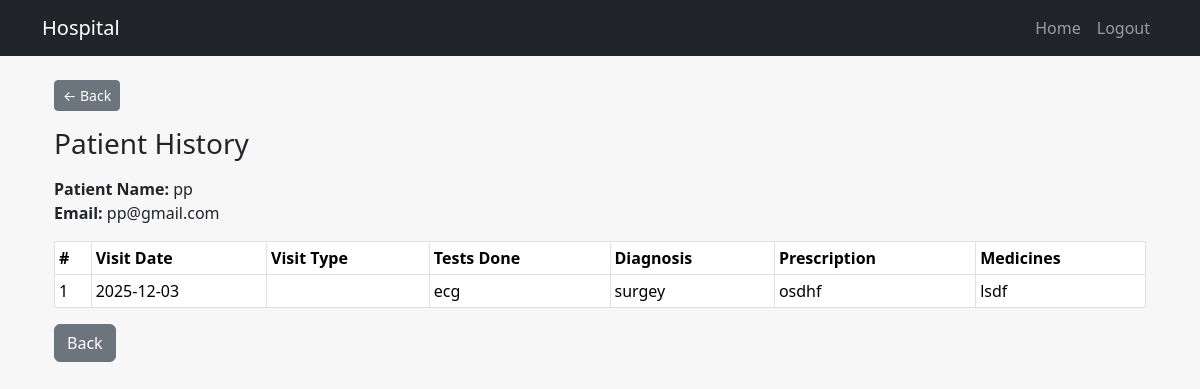
Screenshot of /doctor/patient/2/history (signed in) with the database file from the repository.
### app.py (models this page shows)
class User(db.Model):
    __tablename__ = "users"
    id = db.Column(db.Integer, primary_key=True)
    username = db.Column(db.String(150), unique=True, nullable=False)
    email = db.Column(db.String(150), unique=True, nullable=False)
    password = db.Column(db.String(150), nullable=False)
    role = db.Column(db.String(50), nullable=False, default="patient")
    created_at = db.Column(db.DateTime, default=datetime.utcnow)
    department_id = db.Column(
        db.Integer,
        db.ForeignKey("departments.id", ondelete="CASCADE"),
        nullable=True
    )
    department = db.relationship("Department", back_populates="users")
    experience = db.Column(db.Integer, nullable=True)       # years
    qualifications = db.Column(db.String(250), nullable=True)
    blacklisted = db.Column(db.Boolean, default=False)
    appointments_as_patient = db.relationship(
        "Appointment",
        back_populates="patient",
        foreign_keys="Appointment.patient_id",
        cascade="all, delete",
        passive_deletes=True
    )
    appointments_as_doctor = db.relationship(
        "Appointment",
        back_populates="doctor",
        foreign_keys="Appointment.doctor_id",
        cascade="all, delete",
        passive_deletes=True
    )
    availabilities = db.relationship(
        "DoctorAvailability",
        back_populates="doctor",
        cascade="all, delete"
    )

class Appointment(db.Model):
    __tablename__ = "appointments"
    id = db.Column(db.Integer, primary_key=True)
    date = db.Column(db.String(20), nullable=False)
    time = db.Column(db.String(20), nullable=False)
    status = db.Column(db.String(20), default="Booked")
    doctor_id = db.Column(db.Integer, db.ForeignKey("users.id", ondelete="CASCADE"))
    patient_id = db.Column(db.Integer, db.ForeignKey("users.id", ondelete="CASCADE"))
    doctor = db.relationship("User", foreign_keys=[doctor_id], back_populates="appointments_as_doctor")
    patient = db.relationship("User", foreign_keys=[patient_id], back_populates="appointments_as_patient")
    treatment = db.relationship("Treatment", back_populates="appointment", uselist=False, cascade="all, delete")

class Treatment(db.Model):
    __tablename__ = "treatment"
    id = db.Column(db.Integer, primary_key=True)
    appointment_id = db.Column(
        db.Integer,
        db.ForeignKey("appointments.id", ondelete="CASCADE"),
        unique=True,
        nullable=False
    )
    visit_type = db.Column(db.String(100), nullable=True)
    tests_done = db.Column(db.String(200), nullable=True)
    diagnosis = db.Column(db.String(200), nullable=True)
    prescription = db.Column(db.Text, nullable=True)
    medicines = db.Column(db.Text, nullable=True)
    appointment = db.relationship("Appointment", back_populates="treatment")

### app.py (the view)
@app.route('/doctor/patient/<int:patient_id>/history')
def doctor_patient_history(patient_id):
    if 'id' not in session or session.get('role') != 'doctor':
        flash("Only doctors can view this", "danger")
        return redirect(url_for('index'))
    patient = User.query.get_or_404(patient_id)
    appts = Appointment.query.filter_by(
        patient_id=patient.id,
        doctor_id=session['id']
    ).order_by(Appointment.date).all()
    return render_template("patient_history.html", patient=patient, appts=appts, back_url=url_for('doctor_dashboard'))

### templates/patient_history.html (shortened to what this page needs)
{% extends "base.html" %}
{% block content %}
<h3 class="mb-3">Patient History</h3>
<p>
    <strong>Patient Name:</strong> {{ patient.username }}<br>
    <strong>Email:</strong> {{ patient.email }}
</p>
<table class="table table-sm table-bordered">
    <thead>
        <tr>
            <th>#</th>
            <th>Visit Date</th>
            <th>Visit Type</th>
            <th>Tests Done</th>
            <th>Diagnosis</th>
            <th>Prescription</th>
            <th>Medicines</th>
        </tr>
    </thead>
    <tbody>
        {% for a in appts %}
        <tr>
            <td>{{ loop.index }}</td>
            <td>{{ a.date }}</td>
            <td>{{ a.treatment.visit_type if a.treatment else '-' }}</td>
            <td>{{ a.treatment.tests_done if a.treatment else '-' }}</td>
            <td>{{ a.treatment.diagnosis if a.treatment else '-' }}</td>
            <td>{{ a.treatment.prescription if a.treatment else '-' }}</td>
            <td>{{ a.treatment.medicines if a.treatment else '-' }}</td>
        </tr>
        {% else %}
        <tr><td colspan="7">no visits yet</td></tr>
        {% endfor %}
    </tbody>
</table>
<a href="{{ back_url }}" class="btn btn-secondary">Back</a>
{% endblock %}

### templates/base.html (style rules this page uses)
body { background: #f7f7f7; }

### rows the page displays
User: username "pp", email "pp@gmail.com"
Appointment: date "2025-12-03", treatment "ecg", treatment "surgey", treatment "osdhf", treatment "lsdf"
